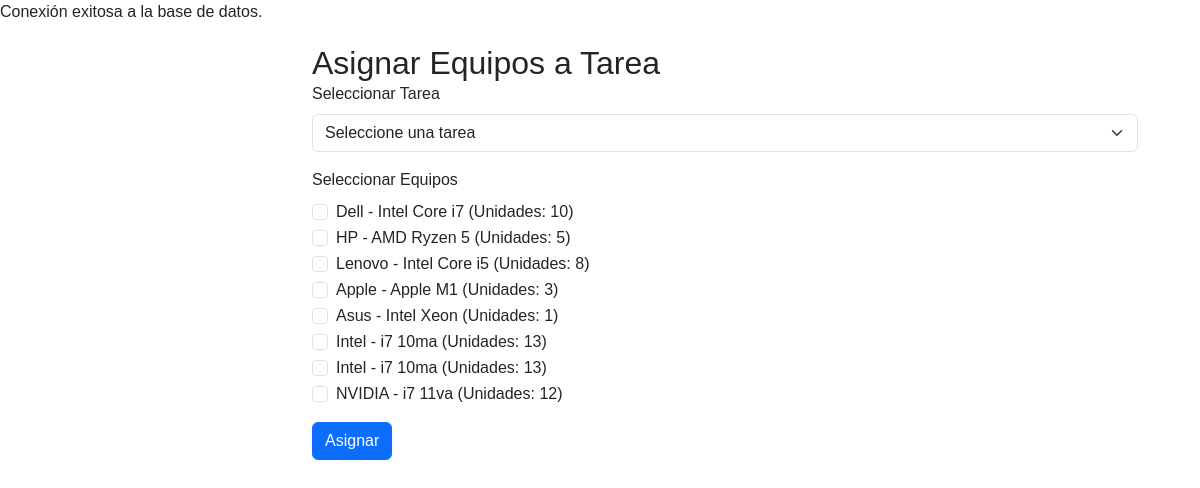
Page /examJimiW/asignar_equipo.php on the committed database.
### tables this page shows
CREATE TABLE `equipos` (
  `id` bigint(20) NOT NULL,
  `procesador` text NOT NULL,
  `marca` text NOT NULL,
  `unidades_disponibles` int(11) NOT NULL
);

### examJimiW/asignar_equipo.php (the view, shortened to what this page needs)
<?php
include 'php/conexion.php';
$sql_equipos = "SELECT id, procesador, marca, unidades_disponibles FROM equipos WHERE unidades_disponibles > 0";
$resultado_equipos = $conexion->query($sql_equipos);
?>
<!DOCTYPE html>
<html lang="es">
<head>
    <link rel="stylesheet" href="css/bootstrap.min.css">
    <link rel="stylesheet" href="css/styles.css" />
</head>
<body>
    <div class="container">
        <div class="content">
            <h2 class="mb-0">Asignar Equipos a Tarea</h2>
            <form method="post" action="asignar_equipo.php">
                <div class="mb-3">
                    <label for="tarea_id" class="form-label">Seleccionar Tarea</label>
                    <select class="form-select" id="tarea_id" name="tarea_id" required>
                        <option value="">Seleccione una tarea</option>
                    </select>
                </div>
                <div class="mb-3">
                    <label class="form-label">Seleccionar Equipos</label>
                    <div>
                        <?php while ($fila_equipo = $resultado_equipos->fetch(PDO::FETCH_ASSOC)): ?>
                            <div class="form-check">
                                <input class="form-check-input" type="checkbox" name="equipo_id[]" value="<?php echo $fila_equipo['id']; ?>" id="equipo_<?php echo $fila_equipo['id']; ?>">
                                <label class="form-check-label" for="equipo_<?php echo $fila_equipo['id']; ?>">
                                    <?php echo $fila_equipo['marca'] . " - " . $fila_equipo['procesador'] . " (Unidades: " . $fila_equipo['unidades_disponibles'] . ")"; ?>
                                </label>
                            </div>
                        <?php endwhile; ?>
                    </div>
                </div>
                <button type="submit" class="btn btn-primary">Asignar</button>
            </form>
        </div>
    </div>
</body>
</html>

### examJimiW/css/styles.css (style rules this page uses)
body { font-family: 'Arial', sans-serif; }
.content { margin-left: 250px; padding: 20px; }
html, body { height: 100%; }

### rows in the picture
equipos: marca "Dell", procesador "Intel Core i7", unidades_disponibles "10"
equipos: marca "HP", procesador "AMD Ryzen 5", unidades_disponibles "5"
equipos: marca "Lenovo", procesador "Intel Core i5", unidades_disponibles "8"
equipos: marca "Apple", procesador "Apple M1", unidades_disponibles "3"
equipos: marca "Asus", procesador "Intel Xeon", unidades_disponibles "1"
equipos: marca "Intel", procesador "i7 10ma", unidades_disponibles "13"
equipos: marca "Intel", procesador "i7 10ma", unidades_disponibles "13"
equipos: marca "NVIDIA", procesador "i7 11va", unidades_disponibles "12"
